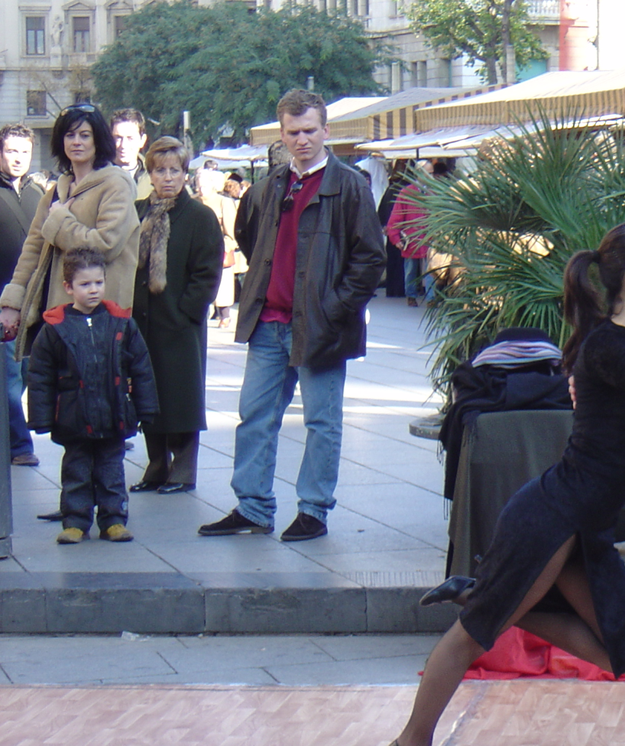
#> input picture week9/INRIAPerson/db/crop001001.png, 625 x 746 px, shrunk from 818 x 976 before the run; its folder holds 5 pictures in this run
$ jupyter execute image_searching.ipynb   (Python 2 division)
#> lines starting #> are read from the running program, lines starting #| are printed output that depends on the picture
[cell 1]
import cv2
import os
from glob import glob
import numpy as np
import matplotlib.pyplot as plt

[cell 2]
class ImageFeature():
    def __init__(self, filename, image, keypoint, descriptor):
        self.filename = filename
        self.image = image
        self.keypoint = keypoint
        self.descriptor = descriptor

    def get_filename(self):
        return self.filename

    def get_descriptor(self):
        return self.descriptor

    def compare_with(self, image_feature):
        # BFMatcher with default params
        bf = cv2.BFMatcher()
        matches = bf.knnMatch(self.descriptor, image_feature.get_descriptor(), k=2)

        # ratio test
        # 최근접 이웃 2개가 충분히 차이가 있으면 좋은 매칭
        good_match = []
        for m, n in matches:
            if m.distance < 0.5 * n.distance:
                good_match.append([m])

        # 두 이미지 사이에 충분한 수의 좋은 매칭이 있으면 서로 관련된 영상
        return len(good_match) > 15


class SiftFeatureExtractor():
    def __init__(self):
        # Initiate SIFT detector
        self.sift = cv2.xfeatures2d.SIFT_create()

    def get_image_feature_with_filename(self, filename):
#> called with filename = 'week9/INRIAPerson/db/crop001001.png'
        image = cv2.imread(filename)
#> image is the input picture: shape (746, 625, 3); mean B, G, R 125.5, 114.3, 111.2

        # SIFT 특징점 및 기술자 추출
        keypoint, descriptor = self.sift.detectAndCompute(image, None)
#> keypoint = 3175 keypoints; strongest (x, y, size): (89, 320, 3), (551, 246, 3.5), (32, 433, 4), (516, 234, 2)
        return ImageFeature(filename, image, keypoint, descriptor)
#> in __init__, `self.keypoint = keypoint`: self.keypoint has the same summary as keypoint in get_image_feature_with_filename
#> pass 3 of the loop `for index, path in enumerate(glob("./INRIAPerson/db/*.png")):`:
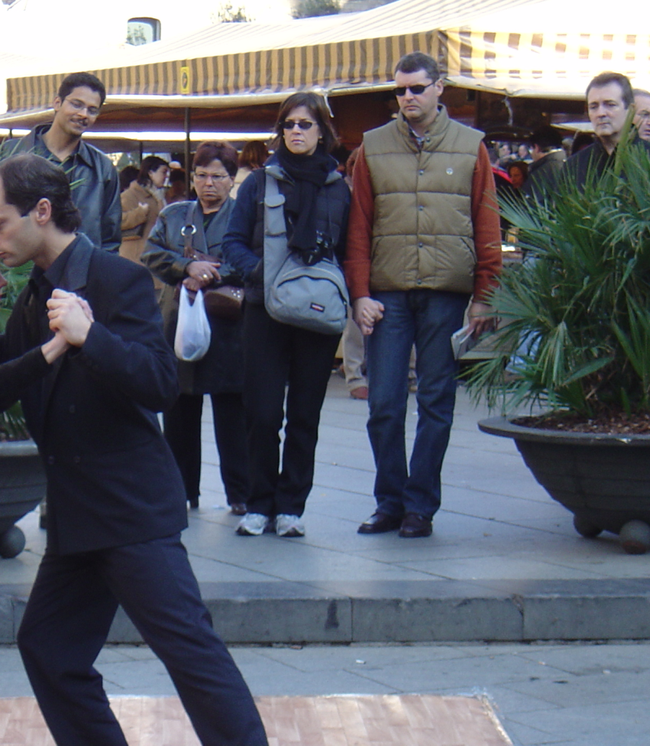
#> input picture week9/INRIAPerson/db/crop001003.png, 650 x 746 px, shrunk from 851 x 976 before the run
#> in get_image_feature_with_filename, image is the input picture: shape (746, 650, 3); mean B, G, R 108.1, 99.1, 96.4
#> keypoint = 2521 keypoints; strongest (x, y, size): (70, 314, 29.1), (195, 136, 7), (179, 136, 7.6), (145, 155, 3.5)
#> self.keypoint has the same summary as keypoint in get_image_feature_with_filename
#> the loop made 5 passes; the first 3 are shown

[cell 3]
import os
from glob import glob
from matplotlib import pyplot as plt

sift = SiftFeatureExtractor()

# 영상을 검색할 저장소 구성
feature_database = []
# glob() 함수는 인자로 받은 패턴과 이름이 일치하는 모든 파일과 디렉터리의 리스트를 반환
for index, path in enumerate(glob("./INRIAPerson/db/*.png")):
    feature_database.append(sift.get_image_feature_with_filename(path))

# 검색할 영상
target_path = "./INRIAPerson/db/crop001001.png"
#> target_path = './INRIAPerson/db/crop001001.png'
target = sift.get_image_feature_with_filename(target_path)
#> in get_image_feature_with_filename (call 6), `keypoint, descriptor = self.sift.detectAndCompute(image, None)`: keypoint = 3175 keypoints; strongest (x, y, size): (89, 320, 3), (551, 246, 3.5), (32, 433, 4), (516, 234, 2)
#> in __init__ (call 6), `self.keypoint = keypoint`: self.keypoint has the same summary as keypoint in get_image_feature_with_filename


found = False
matched = []
# 저장소에서 모든 영상과 비교하여 관련된 영상 찾기
for saved in feature_database:
    associated = target.compare_with(saved)
    if associated:
        found = True
        matched.append(saved)

# 관련된 영상이 있는 경우 영상 출력
if found:
    plt.figure(figsize=(15,15))

    target_image = cv2.imread(target.get_filename())
    target_image = cv2.cvtColor(target_image, cv2.COLOR_BGR2RGB)
#> pass 3 of the loop `for index, match in enumerate(matched):`:
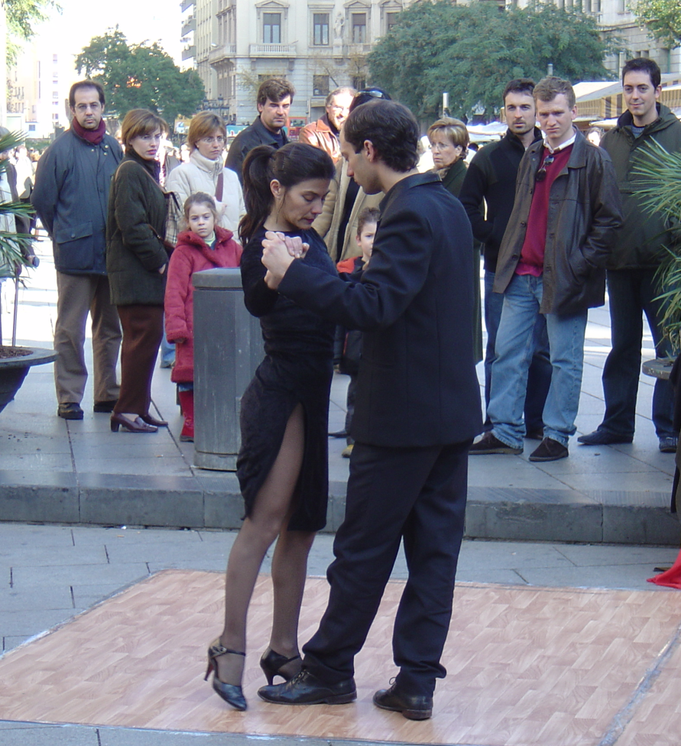
#> input picture week9/INRIAPerson/db/crop001005.png, 681 x 746 px, shrunk from 891 x 976 before the run
#> match_image is the input picture: shape (746, 681, 3); mean B, G, R 125.1, 113.4, 112.2
    plt.subplot(3,5,1)
    plt.imshow(target_image)

    for index, match in enumerate(matched):
        match_image = cv2.imread(match.get_filename())
        match_image = cv2.cvtColor(match_image, cv2.COLOR_BGR2RGB)
        plt.subplot(3, 5, 6+index)
        plt.imshow(match_image)

    plt.plot()
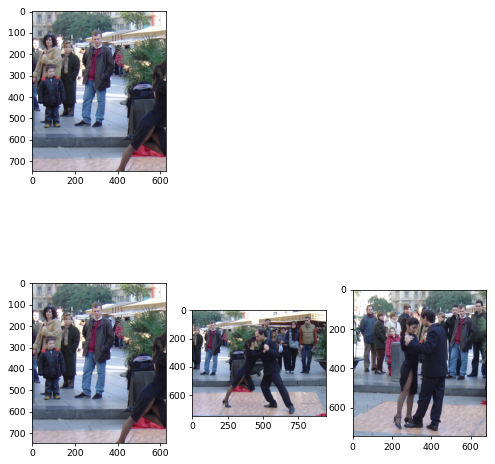
#> figure drawn by matplotlib, 4 panels
